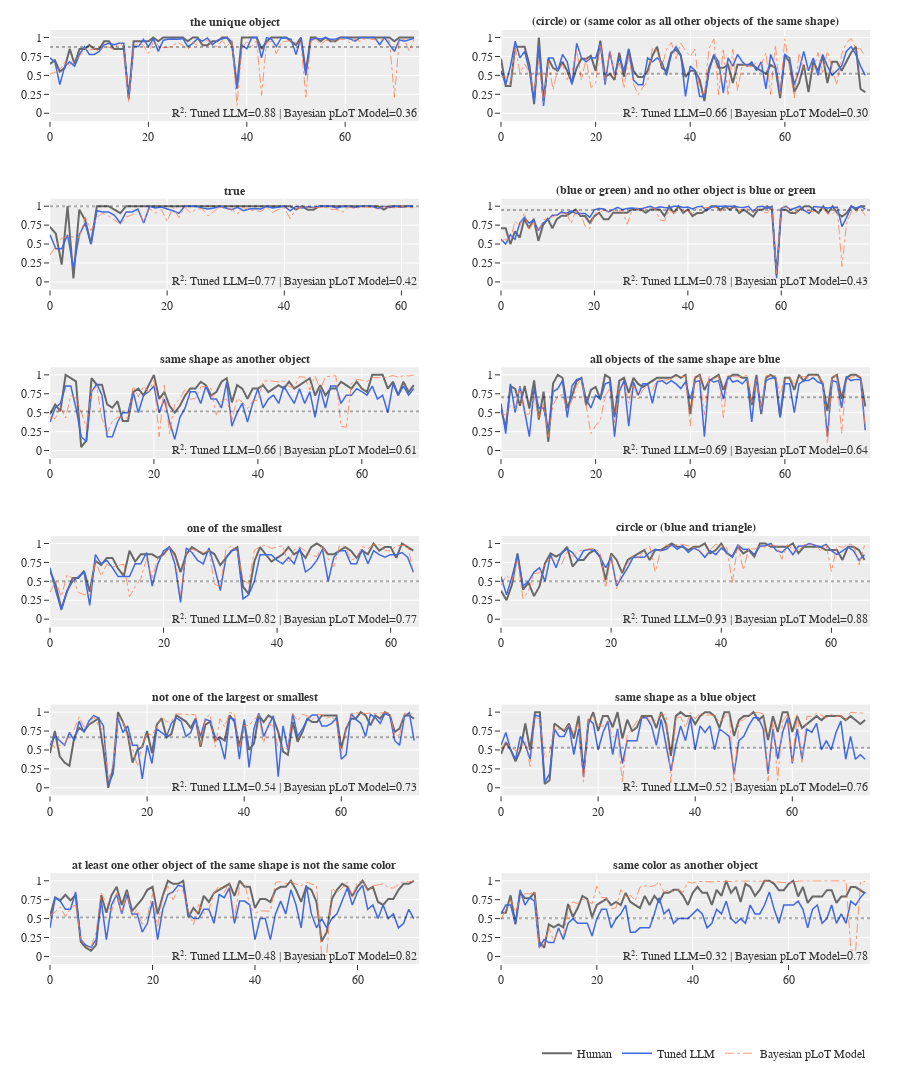

The notebook cell saved with this chart:
### Code cell
# concepts = make_rule_threes(data['TunFOL'][0])
pretty_name = {'PTG16': 'Bayesian pLoT Model', 
                    'Tuned112-7B': 'Tuned LLM', 
                    'Tuned112-7B-AnswerLoss': 'Tuned-CE', 
                    'Pretrained-7B': 'Pretrained',
                    'Tuned92-7B': 'Pretrained',
                    'GPT2-Tuned112': "GPT2-Tuned"}

fig = plot_trajectory_graphs(concepts=[
                            # ['hg201', 'hg200'],
                            # primitives_or,
                            # SUBSETS['tuned92-heldout']
                            # SUBSETS['fol']
                            # ['hg96', 'hg63']
                            # ['hg45', 'hg68']
                            # ['hg03', 'hg04', 'hg18', 'hg19', 'hg20', 'hg24', 'hg09']
                            # ['hg84', 'hg89', 'hg08', 'hg103', 'hg75']
                            # make_rule_threes(data_files['Pretrained-7B'], 
                            #     search_within_concepts=SUBSETS['tuned112']
                            # )
                            find_biggest_diff(data_files['PTG16'], data_files['Tuned112-7B'], num_per_segment=4)
                            # find_biggest_diff(data_files['Pretrained-7B'], data_files['Tuned112-7B'], 
                            #     metric = lambda x: x['macc'],
                                # search_within_concepts=SUBSETS['fol']
                                # )
                            # find_biggest_diff(data_files['Pretrained-7B'], data_files['Tuned112-7B'], 
                            #     search_within_concepts=SUBSETS['fol'])
                            ][0],
                        sources={k: data_files[k] for k in 
                            ['Tuned112-7B', 'PTG16']
                        },
                        num_cols=2,
                        width_per_col=300,
                        color_dash_dict=color_and_dash,
                        pretty_name_dict=pretty_name,
                        height_per_row=180,
                        readable_names=True,
                        end_early=1000)

# fig.add_annotation(text='Response Number', xref='x domain', yref='paper', x=0.5, y=0.5, showarrow=False, font_size=10, font_family='times new roman')
# fig.add_annotation(text='Accuracy', xref='x domain', yref='paper', x=-0.12, y=0.9, showarrow=False, font_size=10, font_family='times new roman', textangle=-90)
# fig.add_annotation(text='Response Number', xref='x domain', yref='paper', x=0.5, y=-0.15, showarrow=False, font_size=10, font_family='times new roman')
# fig.add_annotation(text='Accuracy', xref='x domain', yref='paper', x=-0.12, y=0.1, showarrow=False, font_size=10, font_family='times new roman', textangle=-90)
# fig.update_layout(legend=dict(orientation="h", itemwidth=30, yanchor="top", y=-0.13,
#         xanchor="right",
#         x=1, font={'family': 'times_new_roman'}))

fig.update_traces({'line': {'width': 0.8, 'dash': 'dashdot'}}, selector=lambda x: x['legendgroup'] == 'PTG16')
fig.update_traces({'line': {'width': 1.2}}, selector=lambda x: x['legendgroup'] == 'Pretrained-7B')
fig.update_layout(width=900, showlegend=True)
fig.show()
fig.write_image('./analysis/fig/e3_appendixgraphs.pdf')
